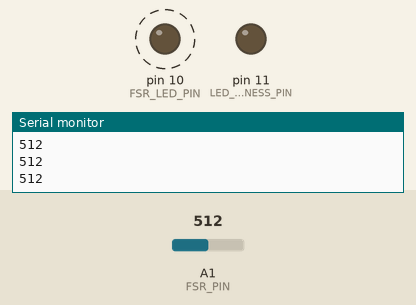
Recording of a sketch running on a simulated Arduino Uno, built with avr-gcc and run on an emulated ATmega328P. On the bench: output pins drawn as LEDs (lit = HIGH), the last lines printed to the serial monitor. Dashed ring = blinking. The inputs (shaded band) are chosen by the test bench; at power-on: A1 (FSR_PIN) = 512.

Above: at 0.7 s.
1.3 s: A1 (FSR_PIN) set to 5
At 2.9 s:
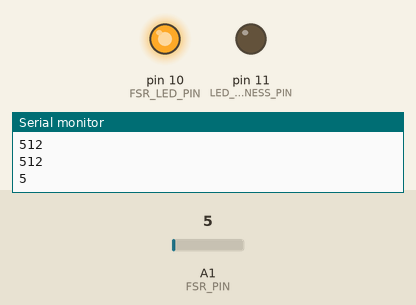
At 4.1 s:
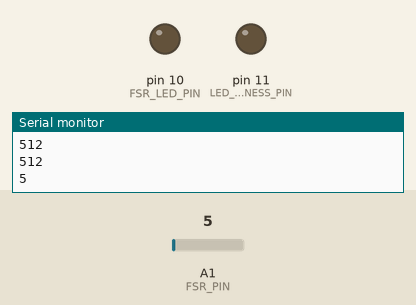
4.3 s: A1 (FSR_PIN) set to 2
Timing chart, 0 to 12.2 s (numbered marks = the images above; inputs shaded):
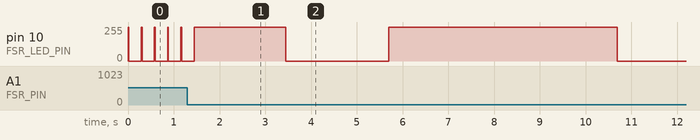

The sketch:

smart_led.ino
```cpp
// Project 4: Custom Design

// The purpose of this project was to create a smart led design which adjusts the brightness based on the ambient light level of the
// environment. It also uses an FSR sensor to create a sort of alert flashing light that blinks faster as the pressue on the FSR increases.

// Group Members: Josh Wild, Dayne Newman
// Group Number: 14 (not sure this is what the bottom of the breadboard said)
// Date: 3/4/2025
// Code written by: Both team members


const int LIGHT_SENSOR_PIN = A0; // light sensor's pin
const int LED_BRIGHTNESS_PIN = 11; // LED's pin

// FSR sensor and corresponding LED pin
const int FSR_PIN = A1;
const int FSR_LED_PIN = 10;

// pressure threshold to start blinking the FSR LED
const int PRESSURE_THRESHOLD = 0;

// beginning LED brightness
int ledBrightness = 125;

// threshold for when the LED should dim or brighten
const int DARKNESS_THRESHOLD = 100;

// value read by pressure sensor
int pressureValue;

void setup() {
  // set LED pin modes to output and open Serial connection
  pinMode(LED_BRIGHTNESS_PIN, OUTPUT);
  pinMode(FSR_LED_PIN, OUTPUT);
  Serial.begin(9600);
}

void loop() {
  pressureValue = analogRead(FSR_PIN);
  Serial.println(pressureValue);
  if (pressureValue > PRESSURE_THRESHOLD) {
    analogWrite(FSR_LED_PIN, 254);
    delay(10000 / (pressureValue));
    analogWrite(FSR_LED_PIN, 0);
    delay(10000 / (pressureValue));
  }
  else {
    while (ledBrightness <= 230 && (analogRead(LIGHT_SENSOR_PIN) < DARKNESS_THRESHOLD)) {
      ledBrightness = ledBrightness + 25;
      analogWrite(LED_BRIGHTNESS_PIN, ledBrightness);
      delay(500);
    }
    while (ledBrightness >= 50 && (analogRead(LIGHT_SENSOR_PIN) > DARKNESS_THRESHOLD)) {
      ledBrightness = ledBrightness - 25;
      analogWrite(LED_BRIGHTNESS_PIN, ledBrightness);
      delay(500);
    }
  }
  delay(250);
}
```
